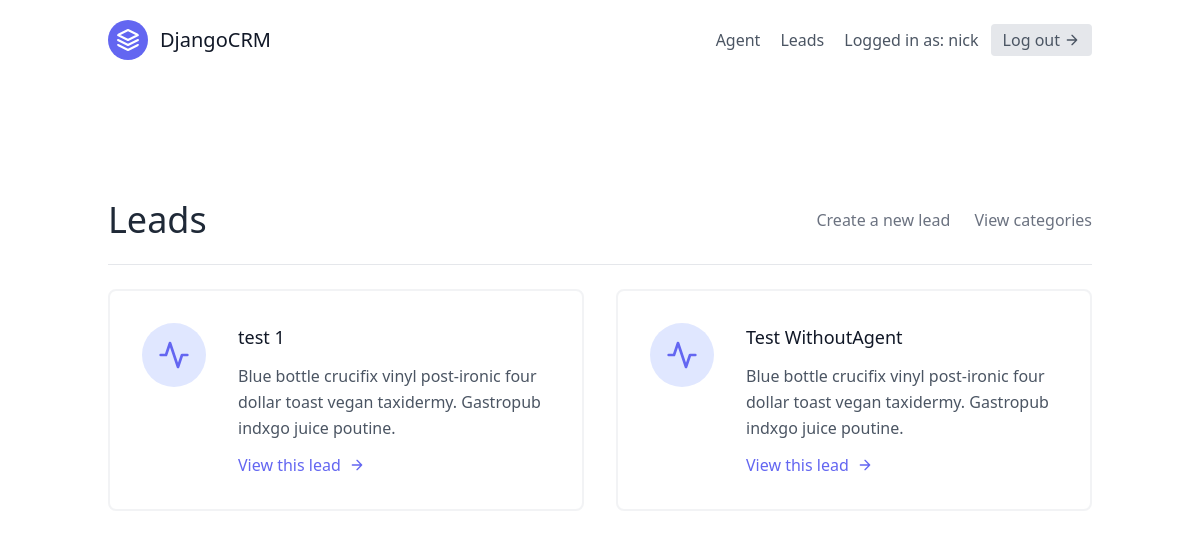
The app's page /website/ (signed in) with its own data.
### website/models.py (models this page shows, shortened)
class User(AbstractUser):
    is_organiser = models.BooleanField(default=True)  # just for setting the permissions
    is_agent = models.BooleanField(default=False)

class Lead(models.Model):
    first_name = models.CharField(max_length=20)
    last_name = models.CharField(max_length=20)
    age = models.IntegerField(default=0)
    organisation = models.ForeignKey(UserProfile, on_delete=models.CASCADE)
    agent = models.ForeignKey("Agent", null=True, blank=True, on_delete=models.SET_NULL)  # every lead have just 1 agent
    category = models.ForeignKey("Category", related_name="leads", null=True, blank=True, on_delete=models.SET_NULL)
    date_added = models.DateTimeField(auto_now_add=True)
    email = models.EmailField()
    phone_number = models.CharField(max_length=20)
    description = models.TextField()

### website/views.py (the view)
# urls.py: path('', LeadListView.as_view(), name='lead-list'),
class LeadListView(LoginRequiredMixin, generic.ListView):
    template_name = "website/lead_list.html"
    context_object_name = "leads"
    def get_queryset(self):
        user = self.request.user
        if user.is_organiser:  # checking if the organiser
            queryset = Lead.objects.filter(organisation=user.userprofile,
                                           agent__isnull=False)  # checking the organisation by userprofile
        else:
            queryset = Lead.objects.filter(organisation=user.agent.organisation,
                                           agent__isnull=False)  # if we are an agents
            queryset = queryset.filter(agent__user=user)
        return queryset
    def get_context_data(self, **kwargs):
        user = self.request.user
        context = super(LeadListView, self).get_context_data(**kwargs)
        if user.is_organiser:
            queryset = Lead.objects.filter(
                organisation=user.userprofile,
                agent__isnull=True,
            )
            context.update({
                "unassigned_leads": queryset,
            })
        return context

### templates/website/lead_list.html (shortened to what this page needs)
{% extends "base.html" %}
{% block content %}
<section class="text-gray-600 body-font">
    <div class="container px-5 py-24 mx-auto flex flex-wrap">
    <div class="w-full mb-6 py-6 flex justify-between items-center border-b border-gray-200">
        <div>
          <h1 class=" text-4xl text-gray-800"> Leads</h1>
        </div>
            {% if request.user.is_organiser %}
                <div>
                    <a class="text-gray-500 hover:text-blue-500" href="{% url 'website:lead-create' %}">
                        Create a new lead
                    </a>
                    <a class="ml-5 text-gray-500 hover:text-blue-500" href="{% url 'website:category-list' %}">
                        View categories
                    </a>
                </div>
            {% endif %}
    </div>
        <div class="flex flex-wrap -m-4">
            {% for lead in leads %}
              <div class="p-4 lg:w-1/2 md:w-full">
                <div class="flex border-2 rounded-lg border-gray-200 border-opacity-50 p-8 sm:flex-row flex-col">
                  <div class="w-16 h-16 sm:mr-8 sm:mb-0 mb-4 inline-flex items-center justify-center rounded-full bg-indigo-100 text-indigo-500 flex-shrink-0">
                    <svg fill="none" stroke="currentColor" stroke-linecap="round" stroke-linejoin="round" stroke-width="2" class="w-8 h-8" viewBox="0 0 24 24">
                      <path d="M22 12h-4l-3 9L9 3l-3 9H2"></path>
                    </svg>
                  </div>
                  <div class="flex-grow">
                    <h2 class="text-gray-900 text-lg title-font font-medium mb-3">
                        {{ lead.first_name }} {{ lead.last_name }}
                    </h2>
                    <p class="leading-relaxed text-base">
                        Blue bottle crucifix vinyl post-ironic four dollar toast vegan taxidermy. Gastropub indxgo juice poutine.
                    </p>
                    <a href="{% url 'website:lead-detail' lead.pk %}" class="mt-3 text-indigo-500 inline-flex items-center">
                        View this lead
                      <svg fill="none" stroke="currentColor" stroke-linecap="round" stroke-linejoin="round" stroke-width="2" class="w-4 h-4 ml-2" viewBox="0 0 24 24">
                        <path d="M5 12h14M12 5l7 7-7 7"></path>
                      </svg>
                    </a>
                  </div>
                </div>
              </div>
            {% endfor %}
        </div>
    </div>
</section>
{% endblock content %}

### templates/navbar.html (shortened to what this page needs)
<header class="text-gray-600 body-font">
    <div class="container mx-auto flex flex-wrap p-5 flex-col md:flex-row items-center">
        <a class="flex title-font font-medium items-center text-gray-900 mb-4 md:mb-0">
          <svg xmlns="http://www.w3.org/2000/svg" fill="none" stroke="currentColor" stroke-linecap="round" stroke-linejoin="round" stroke-width="2" class="w-10 h-10 text-white p-2 bg-indigo-500 rounded-full" viewBox="0 0 24 24">
            <path d="M12 2L2 7l10 5 10-5-10-5zM2 17l10 5 10-5M2 12l10 5 10-5"></path>
          </svg>
          <span class="ml-3 text-xl">DjangoCRM</span>
        </a>
        <nav class="md:ml-auto flex flex-wrap items-center text-base justify-center">
            {% if not request.user.is_authenticated %}
                <a href="{% url 'signup' %}" class="mr-5 hover:text-gray-900">
                    Sign Up
                </a>
            {% else %}
                {% if request.user.is_organiser %}
                    <a href="{% url "agents:agent-list" %}" class="mr-5 hover:text-gray-900">
                        Agent
                    </a>
                {% endif %}
                <a href="{% url "website:lead-list" %}" class="mr-5 hover:text-gray-900">
                    Leads
                </a>
            {% endif %}
        </nav>
        {% if request.user.is_authenticated %}
            Logged in as: {{ request.user.username }}
            <a href="{% url 'logout' %}" class="ml-3 inline-flex items-center bg-gray-200 border-0 py-1 px-3 focus:outline-none hover:bg-gray-300 rounded text-base mt-4 md:mt-0">
                Log out
                <svg fill="none" stroke="currentColor" stroke-linecap="round" stroke-linejoin="round" stroke-width="2" class="w-4 h-4 ml-1" viewBox="0 0 24 24">
                    <path d="M5 12h14M12 5l7 7-7 7"></path>
                </svg>
            </a>
        {% endif %}
    </div>
</header>

### records on screen
User: user.username "nick"
Lead: first_name "test", last_name "1"
Lead: first_name "Test", last_name "WithoutAgent"
